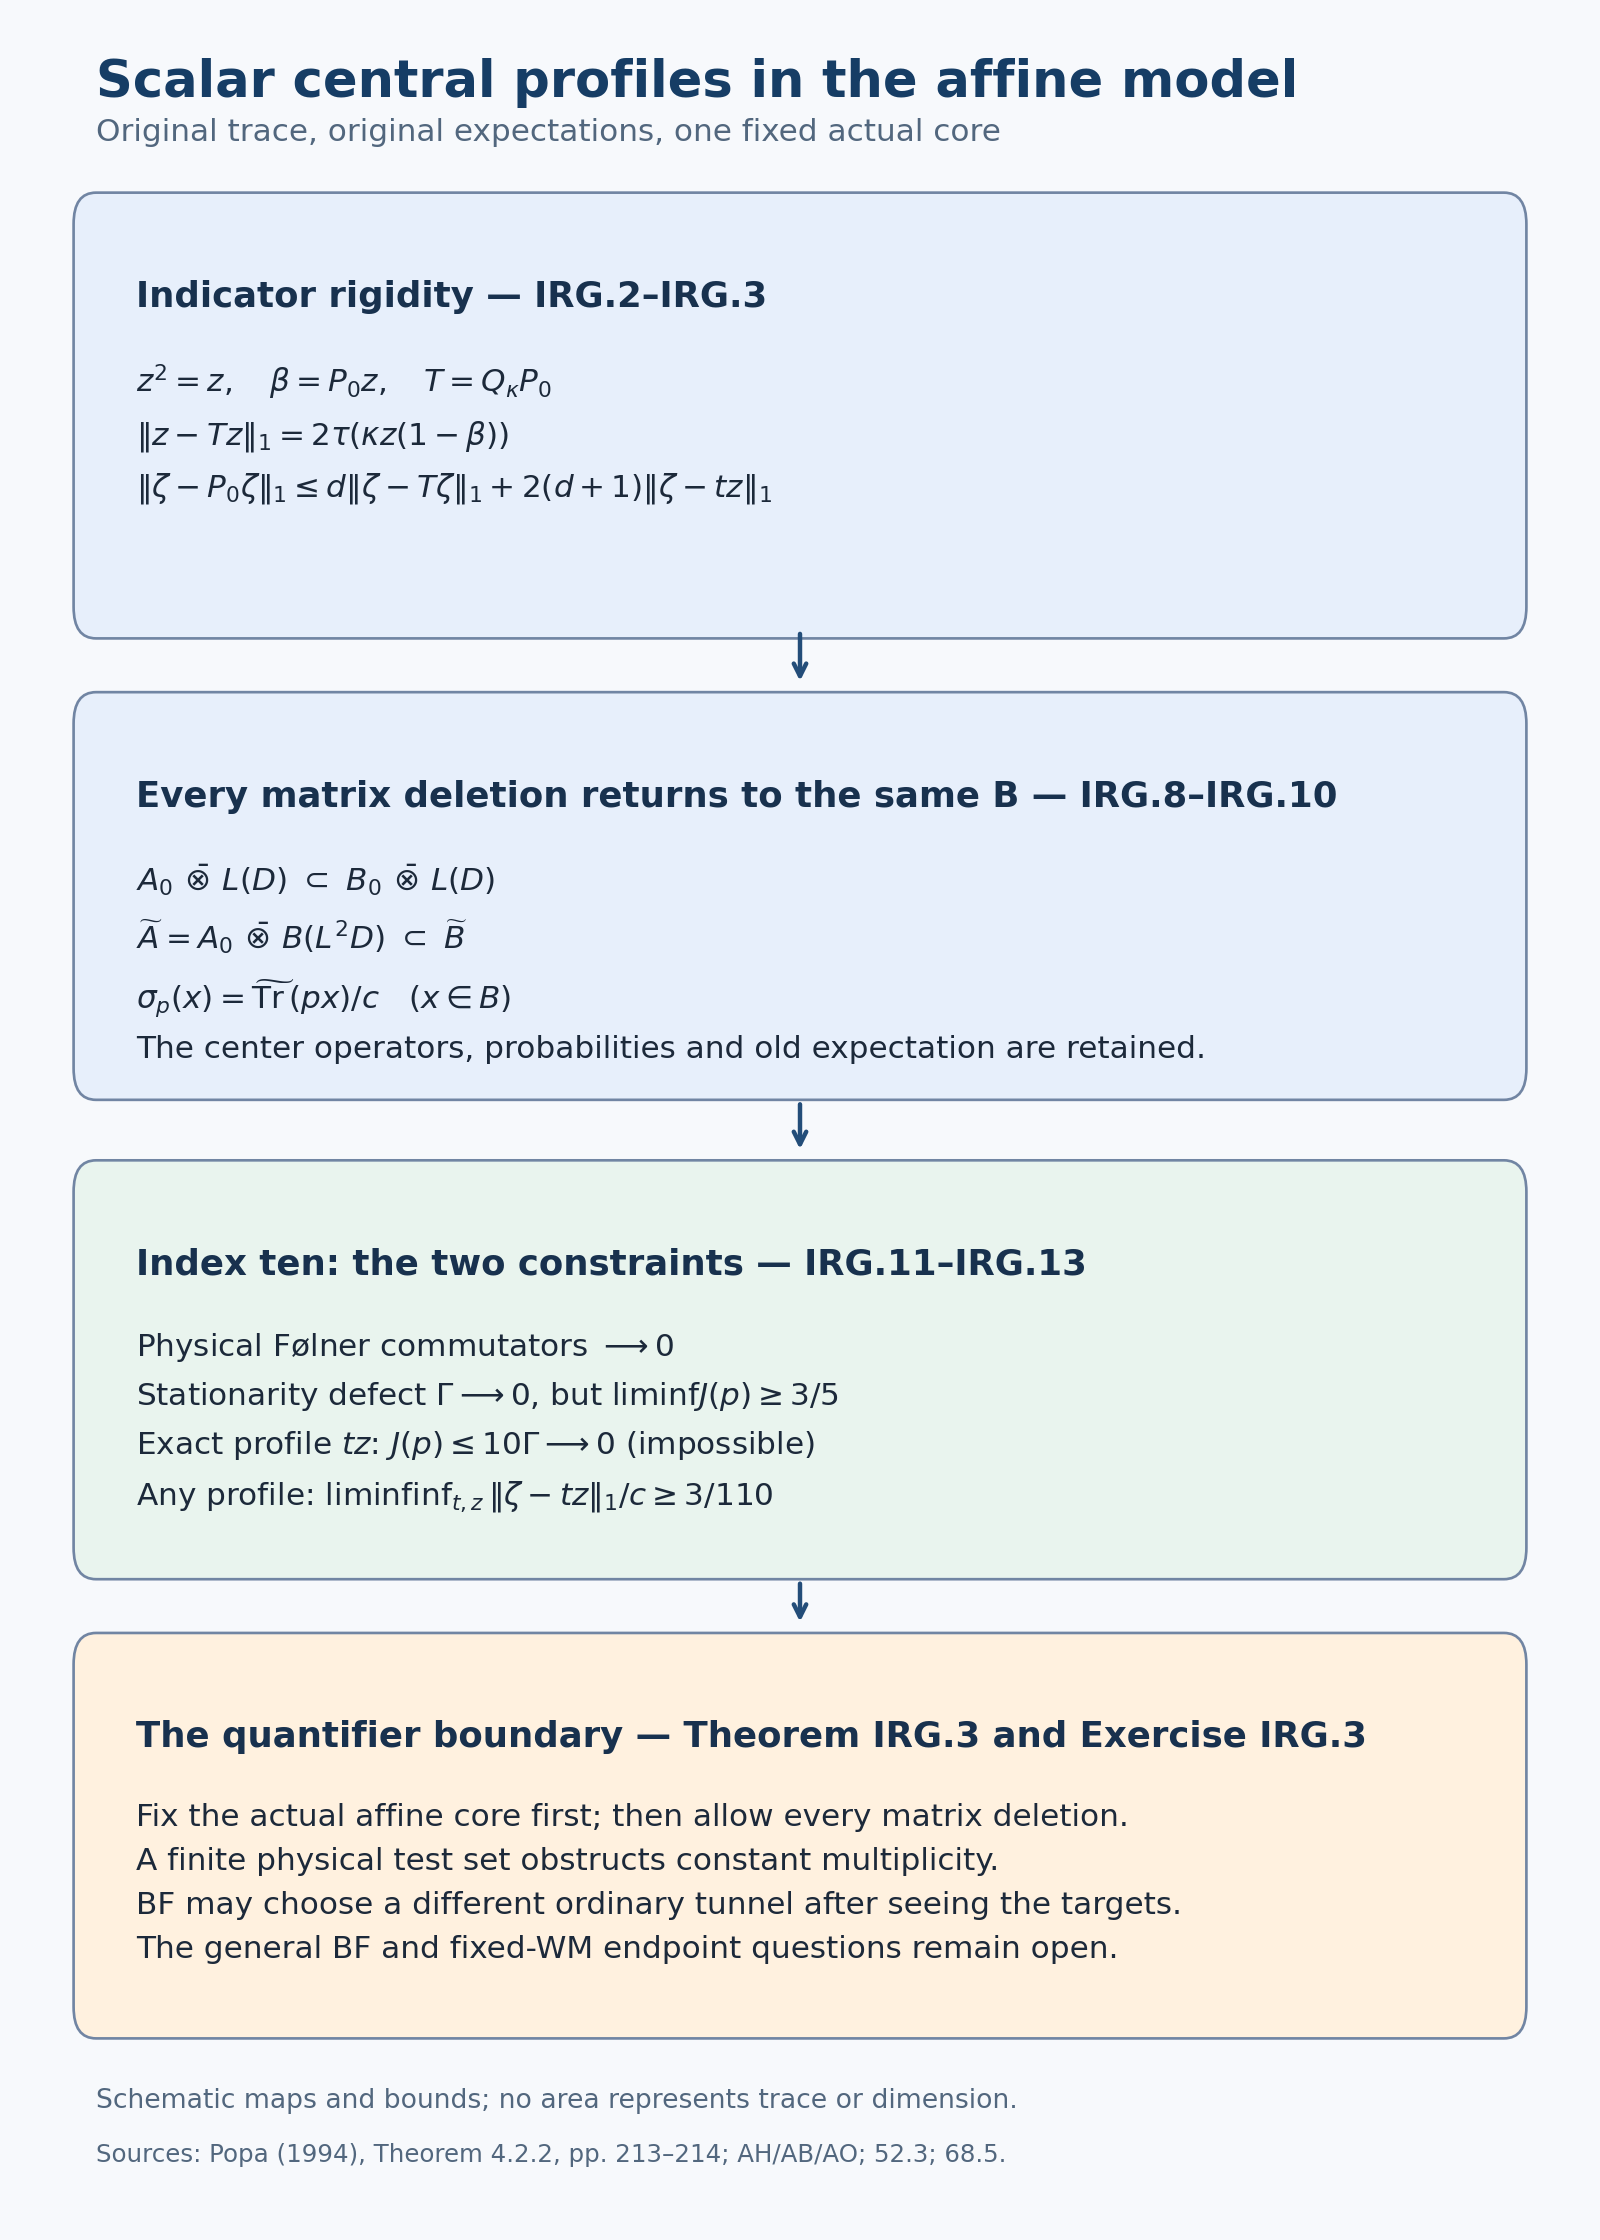

This figure's Python source:
"""Reproduce Figure IRG.1. CC0-1.0; schematic operator diagram, no metric scale."""
from pathlib import Path
import re
import matplotlib
matplotlib.use('Agg')
import matplotlib.pyplot as plt
from matplotlib.patches import FancyBboxPatch
out=Path(__file__).resolve().parent
plt.rcParams.update({'font.family':'DejaVu Sans','font.size':14,'svg.fonttype':'none'})
fig=plt.figure(figsize=(10,14),dpi=160,facecolor='#f7f9fc');ax=fig.add_axes([0,0,1,1]);ax.set_xlim(0,1);ax.set_ylim(0,1);ax.axis('off')
def box(y,h,title,body,color='#e7effb'):
 ax.add_patch(FancyBboxPatch((.06,y),.88,h,boxstyle='round,pad=0.014',facecolor=color,edgecolor='#7185a3',linewidth=1.2))
 ax.text(.085,y+h-.025,title,va='top',weight='bold',fontsize=16,color='#18314e')
 ax.text(.085,y+h-.062,body,va='top',linespacing=1.65,fontsize=14,color='#1c293a')
ax.text(.06,.974,'Scalar central profiles in the affine model',weight='bold',fontsize=23,va='top',color='#163d65')
ax.text(.06,.937,'Original trace, original expectations, one fixed actual core',fontsize=14,color='#52677e')
box(.729,.171,'Indicator rigidity — IRG.2–IRG.3',
 r'$z^2=z,\quad \beta=P_0z,\quad T=Q_\kappa P_0$'+'\n'+
 r'$\|z-Tz\|_1=2\tau(\kappa z(1-\beta))$'+'\n'+
 r'$\|\zeta-P_0\zeta\|_1\leq d\|\zeta-T\zeta\|_1+2(d+1)\|\zeta-tz\|_1$')
box(.523,.154,'Every matrix deletion returns to the same B — IRG.8–IRG.10',
 r'$A_0\,\bar\otimes\,L(D)\ \subset\ B_0\,\bar\otimes\,L(D)$'+'\n'+
 r'$\widetilde A=A_0\,\bar\otimes\,B(L^2D)\ \subset\ \widetilde B$'+'\n'+
 r'$\sigma_p(x)=\widetilde{\operatorname{Tr}}(px)/c\quad(x\in B)$'+'\n'+
 'The center operators, probabilities and old expectation are retained.')
ax.annotate('',xy=(.5,.694),xytext=(.5,.719),arrowprops=dict(arrowstyle='->',lw=2,color='#234d79'))
box(.309,.159,'Index ten: the two constraints — IRG.11–IRG.13',
 r'Physical Følner commutators $\longrightarrow 0$'+'\n'+
 r'Stationarity defect $\Gamma\longrightarrow0$, but $\liminf J(p)\geq3/5$'+'\n'+
 r'Exact profile $tz$: $J(p)\leq10\Gamma\longrightarrow0$ (impossible)'+'\n'+
 r'Any profile: $\liminf\inf_{t,z}\|\zeta-tz\|_1/c\geq3/110$',color='#e9f4ee')
ax.annotate('',xy=(.5,.485),xytext=(.5,.509),arrowprops=dict(arrowstyle='->',lw=2,color='#234d79'))
box(.104,.153,'The quantifier boundary — Theorem IRG.3 and Exercise IRG.3',
 'Fix the actual affine core first; then allow every matrix deletion.\n'+
 'A finite physical test set obstructs constant multiplicity.\n'+
 'BF may choose a different ordinary tunnel after seeing the targets.\n'+
 'The general BF and fixed-WM endpoint questions remain open.',color='#fff1df')
ax.annotate('',xy=(.5,.274),xytext=(.5,.295),arrowprops=dict(arrowstyle='->',lw=2,color='#234d79'))
ax.text(.06,.059,'Schematic maps and bounds; no area represents trace or dimension.',fontsize=12,color='#52677e')
ax.text(.06,.035,'Sources: Popa (1994), Theorem 4.2.2, pp. 213–214; AH/AB/AO; 52.3; 68.5.',fontsize=11,color='#52677e')
stem='indicator-rigidity-and-affine-rounding'
fig.savefig(out/(stem+'.png'),dpi=160)
fig.savefig(out/(stem+'.svg'))
p=out/(stem+'.svg');p.write_text(re.sub(r'[ \t]+(?=\r?$)','',p.read_text(),flags=re.M),encoding='utf-8')
